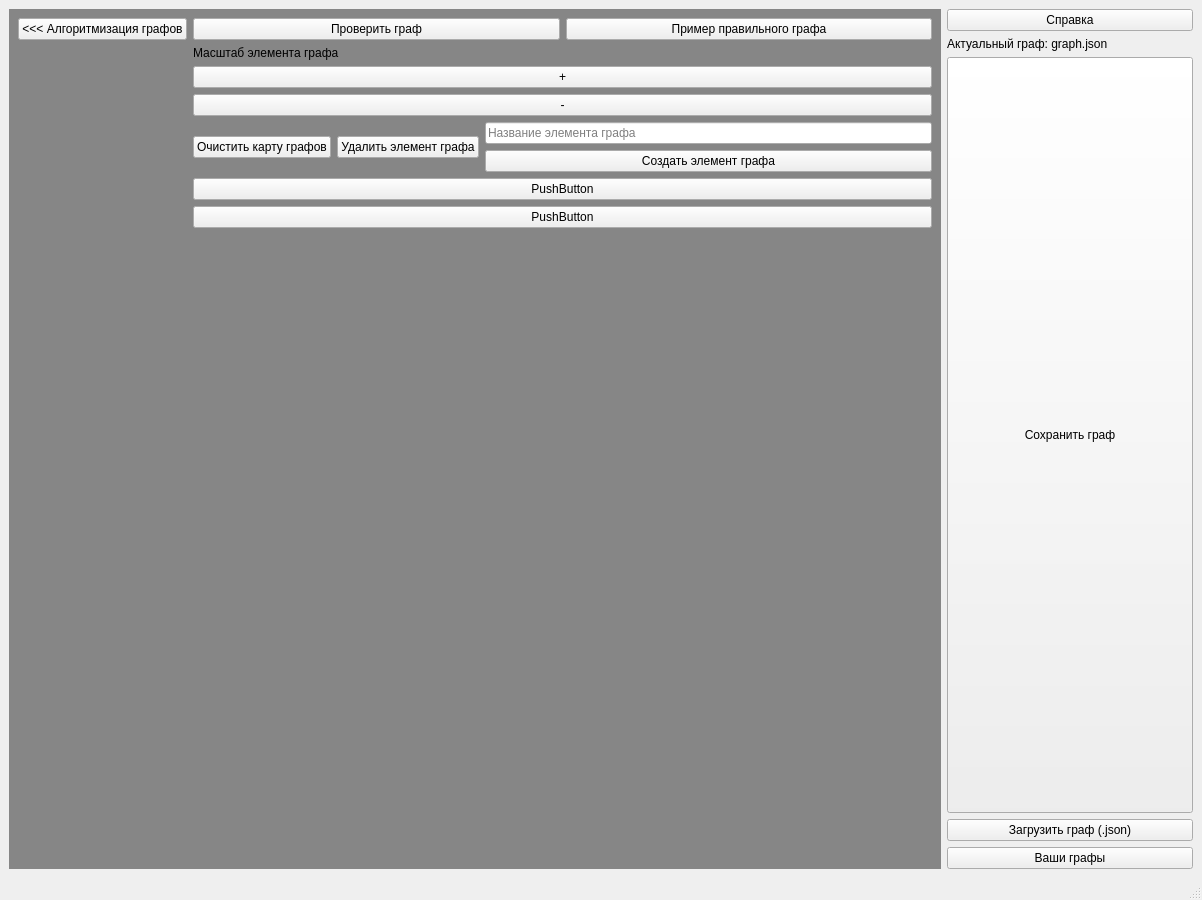
<?xml version="1.0" encoding="UTF-8"?>
<ui version="4.0">
 <class>MainWindow</class>
 <widget class="QMainWindow" name="MainWindow">
  <property name="geometry">
   <rect>
    <x>0</x>
    <y>0</y>
    <width>1202</width>
    <height>900</height>
   </rect>
  </property>
  <property name="sizePolicy">
   <sizepolicy hsizetype="Expanding" vsizetype="Expanding">
    <horstretch>0</horstretch>
    <verstretch>0</verstretch>
   </sizepolicy>
  </property>
  <property name="windowTitle">
   <string>MainWindow</string>
  </property>
  <property name="autoFillBackground">
   <bool>false</bool>
  </property>
  <widget class="QWidget" name="centralwidget">
   <layout class="QHBoxLayout" name="horizontalLayout">
    <item>
     <widget class="QStackedWidget" name="StackedWidget">
      <property name="styleSheet">
       <string notr="true">QStackedWidget {
	background-color: rgb(134, 134, 134)
}</string>
      </property>
      <property name="currentIndex">
       <number>0</number>
      </property>
      <widget class="QWidget" name="First_Page">
       <layout class="QVBoxLayout" name="verticalLayout_3">
        <item>
         <layout class="QFormLayout" name="formLayout_3">
          <item row="0" column="0">
           <layout class="QVBoxLayout" name="FP_VerticalLayout1">
            <item>
             <widget class="QPushButton" name="FP_VL1_PushButton">
              <property name="text">
               <string>&lt;&lt;&lt; Алгоритмизация графов</string>
              </property>
             </widget>
            </item>
           </layout>
          </item>
          <item row="0" column="1">
           <layout class="QHBoxLayout" name="horizontalLayout_2">
            <item>
             <widget class="QPushButton" name="FP_VP3_CheckGraphBtn">
              <property name="text">
               <string>Проверить граф</string>
              </property>
             </widget>
            </item>
            <item>
             <widget class="QPushButton" name="FP_VP3_GreatGraphExampleBtn">
              <property name="text">
               <string>Пример правильного графа</string>
              </property>
             </widget>
            </item>
           </layout>
          </item>
          <item row="1" column="1">
           <layout class="QVBoxLayout" name="verticalLayout_2">
            <item>
             <widget class="QLabel" name="label">
              <property name="enabled">
               <bool>true</bool>
              </property>
              <property name="text">
               <string>Масштаб элемента графа</string>
              </property>
             </widget>
            </item>
            <item>
             <widget class="QPushButton" name="pushButton_2">
              <property name="text">
               <string>+</string>
              </property>
             </widget>
            </item>
            <item>
             <widget class="QPushButton" name="pushButton">
              <property name="text">
               <string>-</string>
              </property>
             </widget>
            </item>
           </layout>
          </item>
          <item row="2" column="1">
           <layout class="QHBoxLayout" name="horizontalLayout_3">
            <item>
             <widget class="QPushButton" name="pushButton_3">
              <property name="text">
               <string>Очистить карту графов</string>
              </property>
             </widget>
            </item>
            <item>
             <widget class="QPushButton" name="pushButton_4">
              <property name="text">
               <string>Удалить элемент графа</string>
              </property>
             </widget>
            </item>
            <item>
             <layout class="QVBoxLayout" name="verticalLayout_4">
              <item>
               <widget class="QLineEdit" name="FP_VP2_LineEdit">
                <property name="text">
                 <string/>
                </property>
                <property name="placeholderText">
                 <string>Название элемента графа</string>
                </property>
                <property name="clearButtonEnabled">
                 <bool>true</bool>
                </property>
               </widget>
              </item>
              <item>
               <widget class="QPushButton" name="FP_VP2_PushButton">
                <property name="text">
                 <string>Создать элемент графа</string>
                </property>
               </widget>
              </item>
             </layout>
            </item>
           </layout>
          </item>
          <item row="3" column="1">
           <layout class="QGridLayout" name="gridLayout_2">
            <item row="0" column="0">
             <widget class="QPushButton" name="pushButton_7">
              <property name="text">
               <string>PushButton</string>
              </property>
             </widget>
            </item>
            <item row="1" column="0">
             <widget class="QPushButton" name="pushButton_6">
              <property name="text">
               <string>PushButton</string>
              </property>
             </widget>
            </item>
           </layout>
          </item>
         </layout>
        </item>
       </layout>
      </widget>
      <widget class="QWidget" name="Second_Page">
       <layout class="QVBoxLayout" name="verticalLayout">
        <item>
         <layout class="QFormLayout" name="formLayout_2">
          <item row="0" column="0">
           <layout class="QFormLayout" name="formLayout">
            <item row="0" column="0">
             <widget class="QPushButton" name="SP_HL_VL_VL_PushButton">
              <property name="enabled">
               <bool>true</bool>
              </property>
              <property name="text">
               <string>&lt;&lt;&lt; Редактор графов</string>
              </property>
             </widget>
            </item>
            <item row="1" column="0">
             <widget class="QPushButton" name="SP_HL_VL_VL2_PushButton">
              <property name="text">
               <string>Обойти граф</string>
              </property>
             </widget>
            </item>
           </layout>
          </item>
          <item row="0" column="1">
           <layout class="QHBoxLayout" name="SP_HL_HorizontalLayout">
            <item>
             <layout class="QVBoxLayout" name="SP_HL_HL_VerticalLayout">
              <item>
               <widget class="QLabel" name="SP_HL_HL_VL1_Label">
                <property name="text">
                 <string>Выбрать цвет стрелки:</string>
                </property>
               </widget>
              </item>
              <item>
               <widget class="QListWidget" name="SP_HL_HL_VL1_ListWidget">
                <item>
                 <property name="text">
                  <string>Красный</string>
                 </property>
                </item>
                <item>
                 <property name="text">
                  <string>Синий</string>
                 </property>
                </item>
                <item>
                 <property name="text">
                  <string>Зеленый</string>
                 </property>
                </item>
                <item>
                 <property name="text">
                  <string>Желтый </string>
                 </property>
                </item>
                <item>
                 <property name="text">
                  <string>Розовый</string>
                 </property>
                </item>
                <item>
                 <property name="text">
                  <string>Фиолетовый</string>
                 </property>
                </item>
                <item>
                 <property name="text">
                  <string>Голубой</string>
                 </property>
                </item>
                <item>
                 <property name="text">
                  <string>Пурпурный</string>
                 </property>
                </item>
                <item>
                 <property name="text">
                  <string>Салатовый</string>
                 </property>
                </item>
                <item>
                 <property name="text">
                  <string>Коричневый</string>
                 </property>
                </item>
               </widget>
              </item>
              <item>
               <widget class="QPushButton" name="SP_HL_HL_VL1_ChangeColorBtn">
                <property name="text">
                 <string>Выбрать свой цвет</string>
                </property>
               </widget>
              </item>
             </layout>
            </item>
            <item>
             <layout class="QVBoxLayout" name="SP_HL_HL_VerticalLayout3">
              <item>
               <widget class="QLabel" name="SP_HL_HL_VL3_Label">
                <property name="text">
                 <string>Выбрать тип обхода дерева:</string>
                </property>
               </widget>
              </item>
              <item>
               <widget class="QListWidget" name="SP_HL_HL_VL3_ListWidget"/>
              </item>
             </layout>
            </item>
            <item>
             <layout class="QVBoxLayout" name="SP_HL_HL_VerticalLayout_2">
              <item>
               <widget class="QLabel" name="SP_HL_HL_VL2_Label">
                <property name="text">
                 <string>Выбрать тип перемещения стрелок:</string>
                </property>
               </widget>
              </item>
              <item>
               <widget class="QListWidget" name="SP_HL_HL_VL2_ListWidget"/>
              </item>
             </layout>
            </item>
           </layout>
          </item>
         </layout>
        </item>
       </layout>
      </widget>
     </widget>
    </item>
    <item>
     <layout class="QGridLayout" name="gridLayout">
      <property name="sizeConstraint">
       <enum>QLayout::SetNoConstraint</enum>
      </property>
      <item row="1" column="0">
       <widget class="QLabel" name="VP_Label">
        <property name="text">
         <string>Актуальный граф: graph.json</string>
        </property>
       </widget>
      </item>
      <item row="2" column="0">
       <widget class="QPushButton" name="pushButton_5">
        <property name="sizePolicy">
         <sizepolicy hsizetype="Expanding" vsizetype="Expanding">
          <horstretch>0</horstretch>
          <verstretch>0</verstretch>
         </sizepolicy>
        </property>
        <property name="text">
         <string>Сохранить граф</string>
        </property>
       </widget>
      </item>
      <item row="3" column="0">
       <widget class="QPushButton" name="VP_UploadGraphButton">
        <property name="text">
         <string>Загрузить граф (.json)</string>
        </property>
       </widget>
      </item>
      <item row="4" column="0">
       <widget class="QPushButton" name="VP_PushButton1">
        <property name="text">
         <string>Ваши графы</string>
        </property>
       </widget>
      </item>
      <item row="0" column="0">
       <widget class="QPushButton" name="Info">
        <property name="enabled">
         <bool>true</bool>
        </property>
        <property name="cursor">
         <cursorShape>ArrowCursor</cursorShape>
        </property>
        <property name="text">
         <string>Справка</string>
        </property>
       </widget>
      </item>
     </layout>
    </item>
   </layout>
  </widget>
  <widget class="QMenuBar" name="menubar">
   <property name="geometry">
    <rect>
     <x>0</x>
     <y>0</y>
     <width>1202</width>
     <height>21</height>
    </rect>
   </property>
  </widget>
  <widget class="QStatusBar" name="statusbar"/>
 </widget>
 <resources/>
 <connections/>
</ui>
